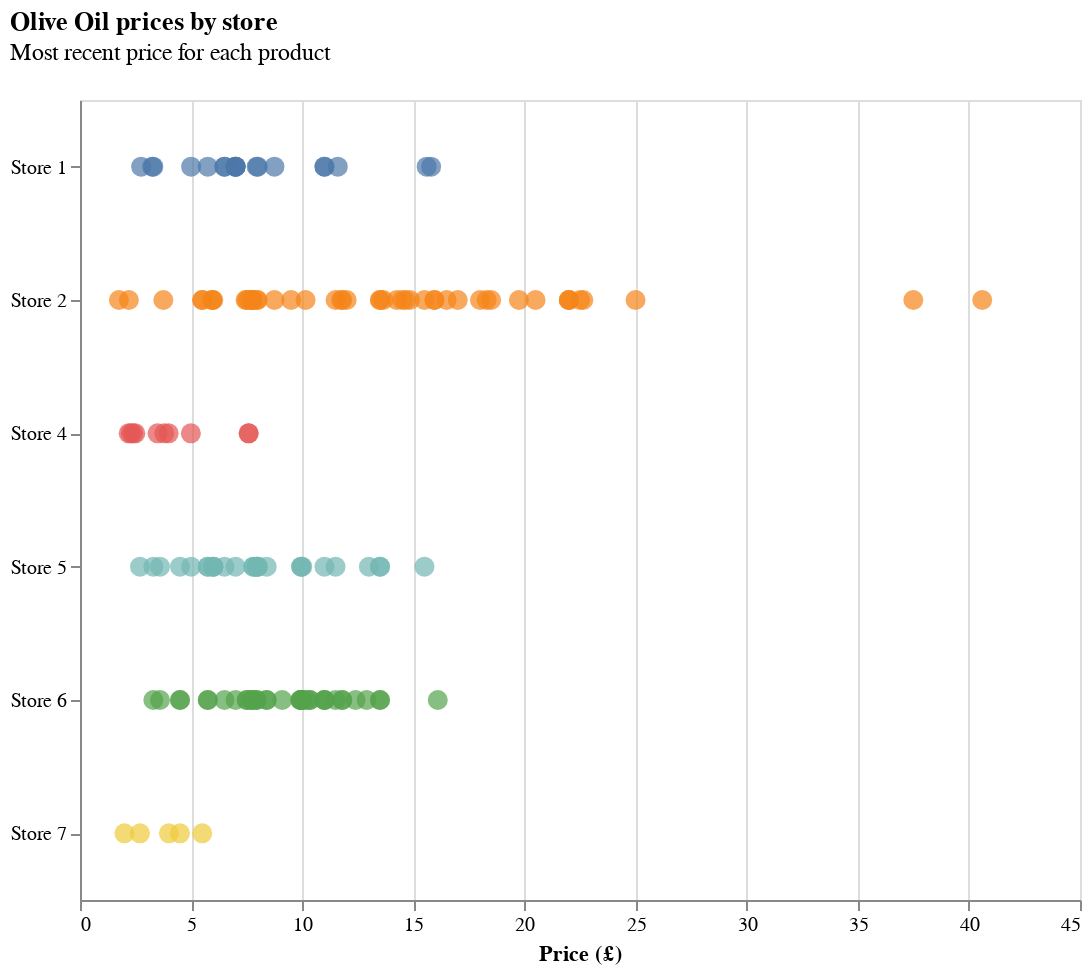

Notebook cell for this chart:
### Markdown cell above
Does Olive Oil cost more at some places than others?
Let's check final prices and see

### Code cell
final_prices = olive_oil_df.drop_duplicates(subset=['store_id', 'product_id'], keep='last') # Keeping the last price for each store-product pair
final_prices['store_id'] = "Store " + final_prices['store_id'].astype(str) # Adding 'Store' to store_id for nicer labels

alt.Chart(final_prices).mark_circle(size=100).encode(
    y=alt.Y('store_id:N', title=''),
    x=alt.X('price:Q', title='Price (£)'),
    color=alt.Color('store_id:N', legend=None),
).properties(
    width=500,
    height=400,
    title={
        'text': "Olive Oil prices by store",
        'subtitle': ["Most recent price for each product", ""],
        'anchor': 'start',
    }
)

### Figure 1 — Vega-Lite specification as saved in the notebook (floating-point values rounded to 4 significant figures; data arrays with more than 128 entries replaced by an {"elided": "..."} marker saying what was removed)
{"config": {"view": {"continuousWidth": 300, "continuousHeight": 300}}, "data": {"name": "data-a9f289c5b8032e4e6585a98dcb9991b9"}, "mark": {"type": "circle", "size": 100}, "encoding": {"color": {"field": "store_id", "legend": null, "type": "nominal"}, "x": {"field": "price", "title": "Price (£)", "type": "quantitative"}, "y": {"field": "store_id", "title": "", "type": "nominal"}}, "height": 400, "title": {"text": "Olive Oil prices by store", "subtitle": ["Most recent price for each product", ""], "anchor": "start"}, "width": 500, "$schema": "https://vega.github.io/schema/vega-lite/v5.16.3.json", "datasets": {"data-a9f289c5b8032e4e6585a98dcb9991b9": {"elided": "149 records"}}}
